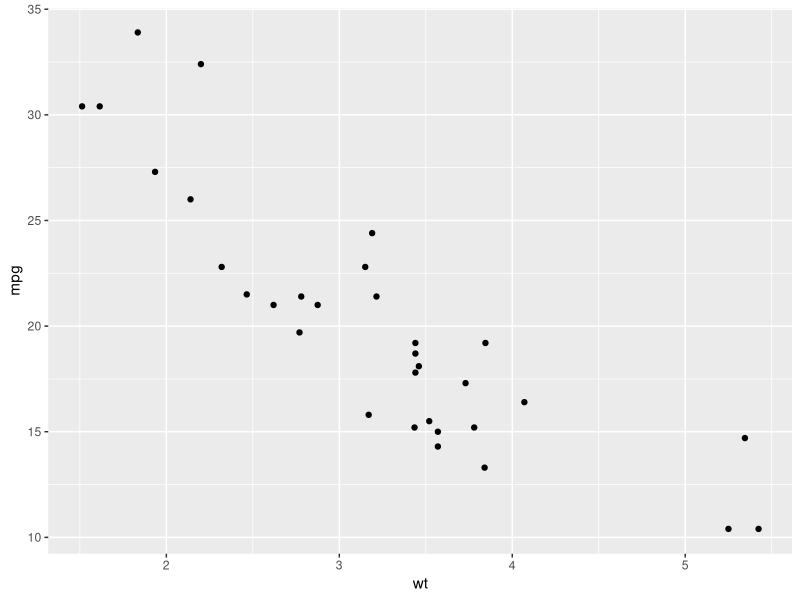
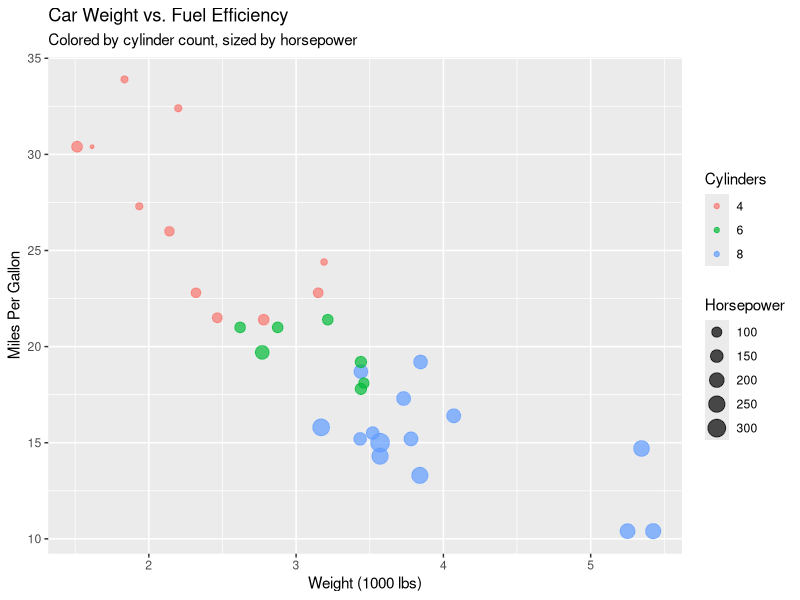
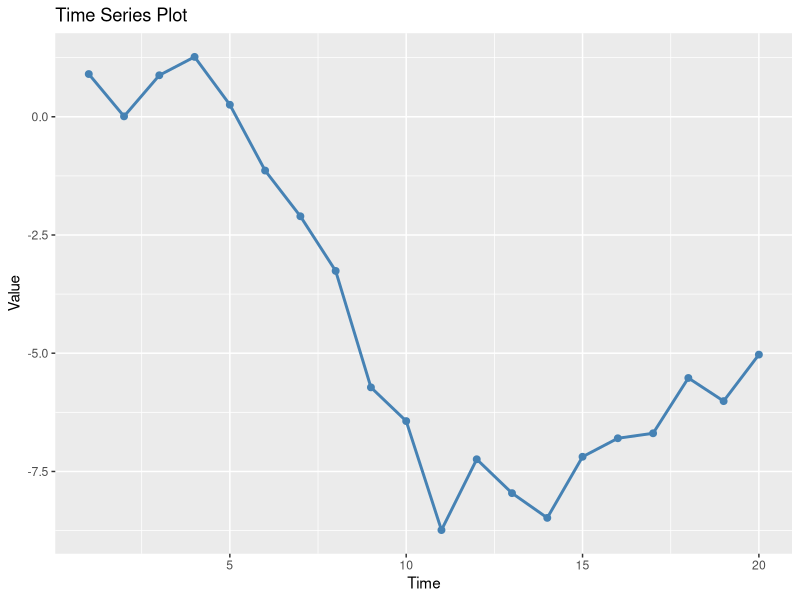
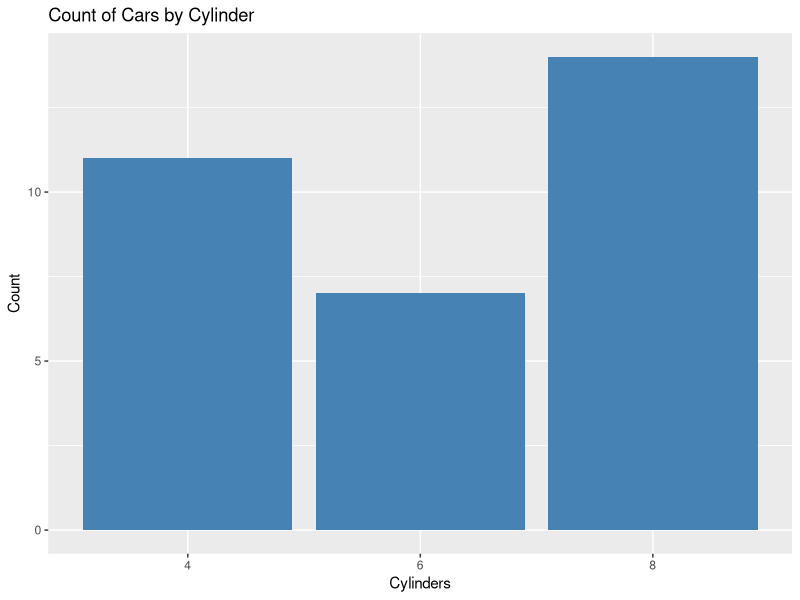
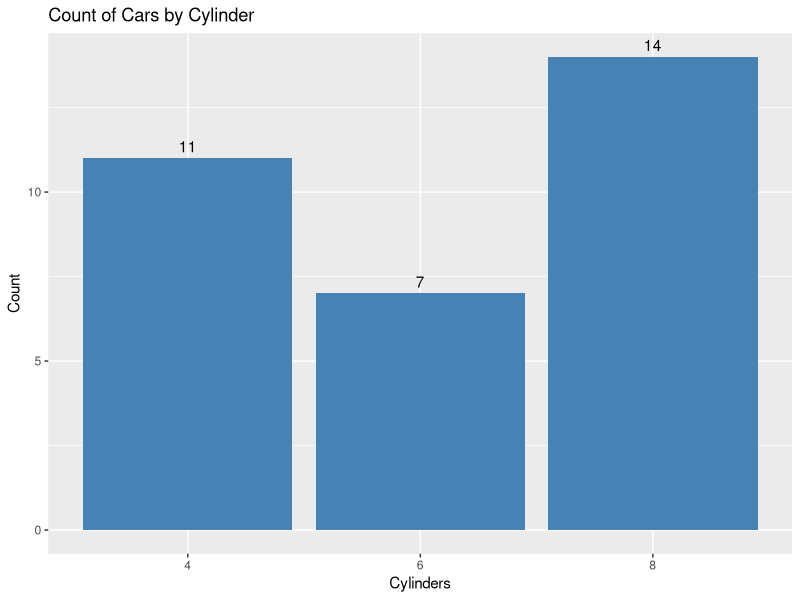
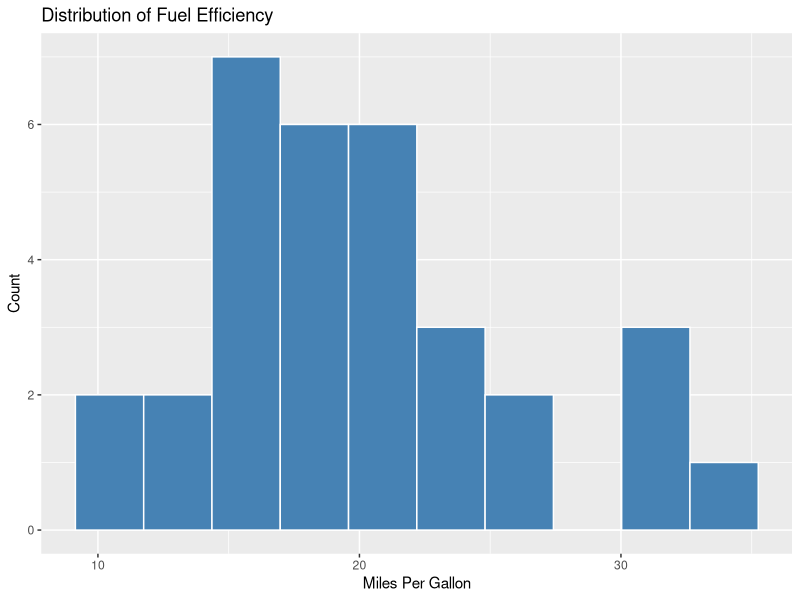
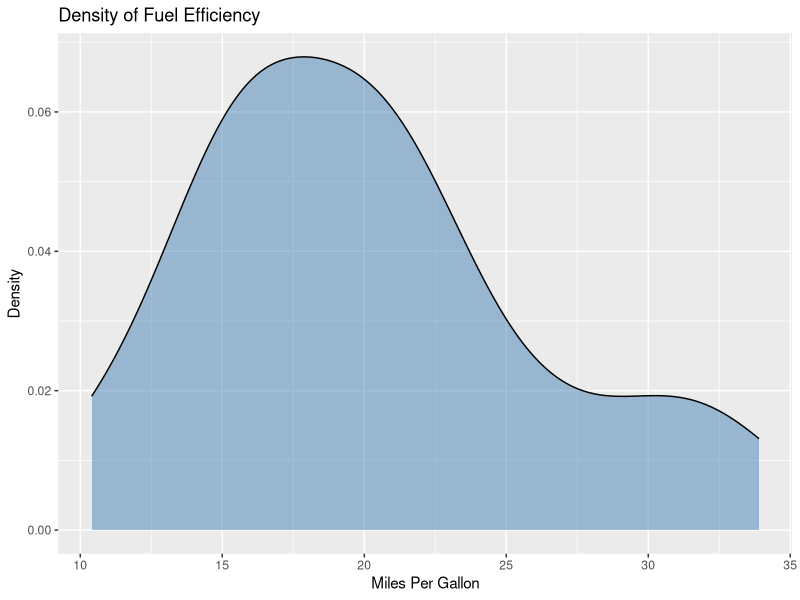
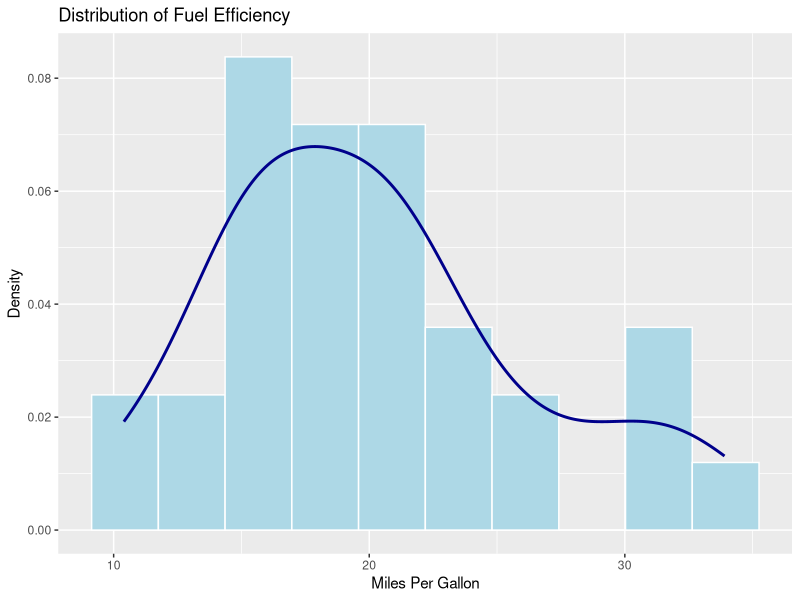

The R script that drew these images, in order:
## ---- chunk 1
# Install if needed (uncomment to run)
# install.packages("ggplot2")

# Load the package
library(ggplot2)

# We'll use the built-in mtcars dataset
data(mtcars)
## ---- chunk 2
# Basic scatter plot
ggplot(mtcars, aes(x = wt, y = mpg)) +
  geom_point()
## ---- chunk 3
# Enhanced scatter plot
ggplot(mtcars, aes(x = wt, y = mpg, color = factor(cyl), size = hp)) +
  geom_point(alpha = 0.7) +
  labs(
    title = "Car Weight vs. Fuel Efficiency",
    subtitle = "Colored by cylinder count, sized by horsepower",
    x = "Weight (1000 lbs)",
    y = "Miles Per Gallon",
    color = "Cylinders",
    size = "Horsepower"
  )
## ---- chunk 4
# Create sample time series data
time_data <- data.frame(
  time = 1:20,
  value = cumsum(rnorm(20))
)

# Line plot
ggplot(time_data, aes(x = time, y = value)) +
  geom_line(color = "steelblue", size = 1) +
  geom_point(color = "steelblue", size = 2) +
  labs(title = "Time Series Plot", x = "Time", y = "Value")
## ---- chunk 5
# Count of cars by cylinder
ggplot(mtcars, aes(x = factor(cyl))) +
  geom_bar(fill = "steelblue") +
  labs(title = "Count of Cars by Cylinder", x = "Cylinders", y = "Count")

# Bar chart with values
cyl_summary <- as.data.frame(table(mtcars$cyl))
names(cyl_summary) <- c("cyl", "count")

ggplot(cyl_summary, aes(x = cyl, y = count)) +
  geom_col(fill = "steelblue") +
  geom_text(aes(label = count), vjust = -0.5) +
  labs(title = "Count of Cars by Cylinder", x = "Cylinders", y = "Count")
## ---- chunk 6
# Histogram
ggplot(mtcars, aes(x = mpg)) +
  geom_histogram(bins = 10, fill = "steelblue", color = "white") +
  labs(title = "Distribution of Fuel Efficiency", x = "Miles Per Gallon", y = "Count")

# Density plot
ggplot(mtcars, aes(x = mpg)) +
  geom_density(fill = "steelblue", alpha = 0.5) +
  labs(title = "Density of Fuel Efficiency", x = "Miles Per Gallon", y = "Density")

# Combined histogram and density
ggplot(mtcars, aes(x = mpg)) +
  geom_histogram(aes(y = ..density..), bins = 10, fill = "lightblue", color = "white") +
  geom_density(color = "darkblue", size = 1) +
  labs(title = "Distribution of Fuel Efficiency", x = "Miles Per Gallon", y = "Density")
## ---- chunk 7
# Box plot
ggplot(mtcars, aes(x = factor(cyl), y = mpg)) +
  geom_boxplot(fill = "lightblue") +
  labs(title = "Fuel Efficiency by Cylinder Count", x = "Cylinders", y = "Miles Per Gallon")

# Box plot with points
ggplot(mtcars, aes(x = factor(cyl), y = mpg)) +
  geom_boxplot(fill = "lightblue", outlier.shape = NA) +
  geom_jitter(width = 0.2, alpha = 0.5) +
  labs(title = "Fuel Efficiency by Cylinder Count", x = "Cylinders", y = "Miles Per Gallon")
## ---- chunk 8
# Multiple aesthetics
ggplot(mtcars, aes(x = wt, y = mpg, color = factor(cyl), shape = factor(am), size = hp)) +
  geom_point(alpha = 0.7) +
  labs(
    title = "Car Weight vs. Fuel Efficiency",
    x = "Weight (1000 lbs)",
    y = "Miles Per Gallon",
    color = "Cylinders",
    shape = "Transmission",
    size = "Horsepower"
  ) +
  scale_shape_discrete(labels = c("Automatic", "Manual"))
## ---- chunk 9
# Facet by transmission type
ggplot(mtcars, aes(x = wt, y = mpg, color = factor(cyl))) +
  geom_point() +
  facet_wrap(~am, labeller = labeller(am = c("0" = "Automatic", "1" = "Manual"))) +
  labs(title = "Weight vs. MPG by Transmission Type", x = "Weight", y = "MPG", color = "Cylinders")

# Facet grid with two variables
ggplot(mtcars, aes(x = wt, y = mpg)) +
  geom_point() +
  facet_grid(vs ~ gear, labeller = labeller(
    vs = c("0" = "V-Engine", "1" = "Straight Engine"),
    gear = c("3" = "3 Gears", "4" = "4 Gears", "5" = "5 Gears")
  )) +
  labs(title = "Weight vs. MPG by Engine Type and Gear Count")
## ---- chunk 10
# Scatter plot with linear regression line
ggplot(mtcars, aes(x = wt, y = mpg)) +
  geom_point() +
  geom_smooth(method = "lm", se = TRUE) +
  labs(title = "Weight vs. MPG with Linear Trend", x = "Weight", y = "MPG")

# Scatter plot with different smoothing methods by cylinder
ggplot(mtcars, aes(x = wt, y = mpg, color = factor(cyl))) +
  geom_point() +
  geom_smooth(se = FALSE) +
  labs(title = "Weight vs. MPG by Cylinder", x = "Weight", y = "MPG", color = "Cylinders")
## ---- chunk 11
# Flip coordinates
ggplot(mtcars, aes(x = factor(cyl), y = mpg)) +
  geom_boxplot(fill = "lightblue") +
  coord_flip() +
  labs(title = "Fuel Efficiency by Cylinder Count", x = "Cylinders", y = "Miles Per Gallon")

# Polar coordinates for a pie chart
ggplot(cyl_summary, aes(x = "", y = count, fill = cyl)) +
  geom_bar(stat = "identity", width = 1) +
  coord_polar("y", start = 0) +
  labs(title = "Cars by Cylinder Count", fill = "Cylinders") +
  theme_void()
## ---- chunk 12
# Default theme
p <- ggplot(mtcars, aes(x = wt, y = mpg, color = factor(cyl))) +
  geom_point() +
  labs(title = "Weight vs. MPG by Cylinder Count", x = "Weight", y = "MPG", color = "Cylinders")

# Different built-in themes
p + theme_minimal()
p + theme_classic()
p + theme_dark()
p + theme_bw()
## ---- chunk 13
ggplot(mtcars, aes(x = wt, y = mpg, color = factor(cyl))) +
  geom_point(size = 3) +
  labs(
    title = "Custom Themed Plot",
    subtitle = "Weight vs. MPG by Cylinder Count",
    x = "Weight (1000 lbs)",
    y = "Miles Per Gallon",
    color = "Cylinders"
  ) +
  theme(
    plot.title = element_text(size = 16, face = "bold"),
    plot.subtitle = element_text(size = 12, color = "gray50"),
    axis.title = element_text(size = 12, face = "bold"),
    legend.position = "top",
    legend.background = element_rect(fill = "lightyellow", color = "gray"),
    panel.background = element_rect(fill = "white"),
    panel.grid.major = element_line(color = "gray90"),
    panel.grid.minor = element_line(color = "gray95")
  )
## ---- chunk 14
# Create three different plots
if (requireNamespace("patchwork", quietly = TRUE)) {
  library(patchwork)
  
  p1 <- ggplot(mtcars, aes(x = wt, y = mpg)) +
    geom_point() +
    labs(title = "Weight vs. MPG")
  
  p2 <- ggplot(mtcars, aes(x = hp, y = mpg)) +
    geom_point(color = "red") +
    labs(title = "Horsepower vs. MPG")
  
  p3 <- ggplot(mtcars, aes(x = factor(cyl))) +
    geom_bar(fill = "steelblue") +
    labs(title = "Count by Cylinders")
  
  # Combine plots
  p1 + p2 + p3 + plot_layout(ncol = 2)
} else {
  message("The patchwork package is not installed. Install with: install.packages('patchwork')")
}
## ---- chunk 15
# Create a plot to save
p <- ggplot(mtcars, aes(x = wt, y = mpg, color = factor(cyl))) +
  geom_point(size = 3) +
  labs(title = "Weight vs. MPG", x = "Weight", y = "MPG", color = "Cylinders") +
  theme_minimal()

# Example of how to save (not run)
# ggsave("my_ggplot.png", plot = p, width = 8, height = 6, dpi = 300)
# ggsave("my_ggplot.pdf", plot = p, width = 8, height = 6)
